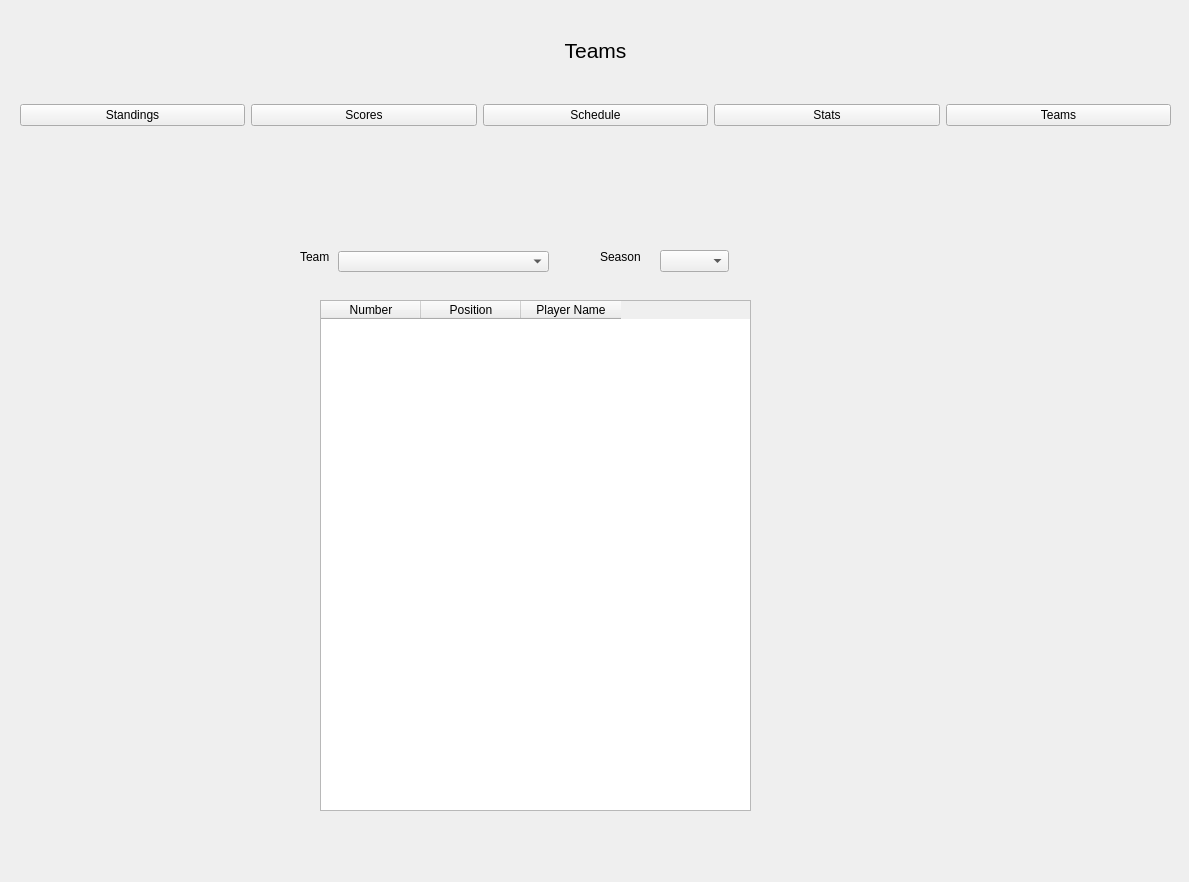
<?xml version="1.0" encoding="UTF-8"?>
<ui version="4.0">
 <class>Form</class>
 <widget class="QWidget" name="Form">
  <property name="geometry">
   <rect>
    <x>0</x>
    <y>0</y>
    <width>1189</width>
    <height>882</height>
   </rect>
  </property>
  <property name="windowTitle">
   <string>Form</string>
  </property>
  <widget class="QWidget" name="verticalLayoutWidget">
   <property name="geometry">
    <rect>
     <x>20</x>
     <y>10</y>
     <width>1151</width>
     <height>80</height>
    </rect>
   </property>
   <layout class="QVBoxLayout" name="verticalLayout">
    <item>
     <widget class="QLabel" name="label">
      <property name="font">
       <font>
        <pointsize>16</pointsize>
       </font>
      </property>
      <property name="text">
       <string>Teams</string>
      </property>
      <property name="alignment">
       <set>Qt::AlignCenter</set>
      </property>
     </widget>
    </item>
   </layout>
  </widget>
  <widget class="QWidget" name="horizontalLayoutWidget">
   <property name="geometry">
    <rect>
     <x>20</x>
     <y>100</y>
     <width>1151</width>
     <height>31</height>
    </rect>
   </property>
   <layout class="QHBoxLayout" name="horizontalLayout">
    <item>
     <widget class="QPushButton" name="btnStandings">
      <property name="text">
       <string>Standings</string>
      </property>
     </widget>
    </item>
    <item>
     <widget class="QPushButton" name="btnScores">
      <property name="text">
       <string>Scores</string>
      </property>
     </widget>
    </item>
    <item>
     <widget class="QPushButton" name="btnSchedule">
      <property name="text">
       <string>Schedule</string>
      </property>
     </widget>
    </item>
    <item>
     <widget class="QPushButton" name="btnStats">
      <property name="text">
       <string>Stats</string>
      </property>
     </widget>
    </item>
    <item>
     <widget class="QPushButton" name="btnTeams">
      <property name="text">
       <string>Teams</string>
      </property>
     </widget>
    </item>
   </layout>
  </widget>
  <widget class="QLabel" name="label_2">
   <property name="geometry">
    <rect>
     <x>300</x>
     <y>250</y>
     <width>47</width>
     <height>13</height>
    </rect>
   </property>
   <property name="text">
    <string>Team</string>
   </property>
  </widget>
  <widget class="QLabel" name="label_3">
   <property name="geometry">
    <rect>
     <x>600</x>
     <y>250</y>
     <width>47</width>
     <height>13</height>
    </rect>
   </property>
   <property name="text">
    <string>Season</string>
   </property>
  </widget>
  <widget class="QComboBox" name="cmbx_MLBTeams">
   <property name="geometry">
    <rect>
     <x>338</x>
     <y>251</y>
     <width>211</width>
     <height>21</height>
    </rect>
   </property>
  </widget>
  <widget class="QComboBox" name="cmbx_Season">
   <property name="geometry">
    <rect>
     <x>660</x>
     <y>250</y>
     <width>69</width>
     <height>22</height>
    </rect>
   </property>
  </widget>
  <widget class="QTableWidget" name="tblWg_Roster">
   <property name="geometry">
    <rect>
     <x>320</x>
     <y>300</y>
     <width>431</width>
     <height>511</height>
    </rect>
   </property>
   <column>
    <property name="text">
     <string>Number</string>
    </property>
   </column>
   <column>
    <property name="text">
     <string>Position</string>
    </property>
   </column>
   <column>
    <property name="text">
     <string>Player Name</string>
    </property>
   </column>
  </widget>
 </widget>
 <resources/>
 <connections/>
</ui>
